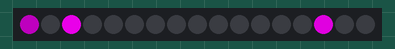
This program was run on a simulated Raspberry Pi Pico running MicroPython. On the bench: 17 RGB LEDs in strip order, left to right. Dim RGB values are drawn brighter than linear; random numbers come from a fixed seed; library files of the repository ran but are not shown: ws2812.py.

Above: at 0.45 s.
At 4.09 s:
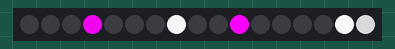
At 7.72 s:
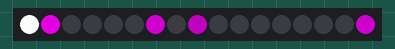
At 15.3 s:
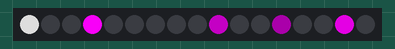
At 30.15 s:
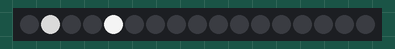
At 39.55 s:
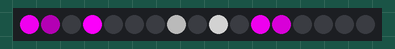

The program:

main.py
```python
import time
import ws2812
import random

numberofleds = ws2812.NUM_LEDS

ledslist = [] # 0 to 128
blueorwhite = [] # 1 or 2


for i in range(numberofleds):
    ledslist.append(0)
    blueorwhite.append(1)

while True:

    if random.randint(1,100) > 95:

        num1 = random.randint(0,(numberofleds-1))

        if ledslist[num1] == 0:
            ledslist[num1] = 318
            num2 = random.randint(1,2)
            blueorwhite[num1] = num2
        else:
            pass


    for i in range(numberofleds):

        if ledslist[i] > 254: # fade in if bigger than 254

            colour =  4 * abs(ledslist[i]-318)

            if blueorwhite[i] == 1:
                ws2812.pixels_set(i, ((colour,colour,colour)))
            else:
                ws2812.pixels_set(i, ((0,colour,colour)))

        else: #if not bigger than 254

            if blueorwhite[i] == 1: # fade out
                ws2812.pixels_set(i, ((ledslist[i],ledslist[i],ledslist[i])))
            else:
                ws2812.pixels_set(i, ((0,ledslist[i],ledslist[i])))

    ws2812.pixels_show()

    for i in range(numberofleds):
        if ledslist[i] != 0:
            ledslist[i] =  ledslist[i] - 2


    time.sleep(0.01)
```
